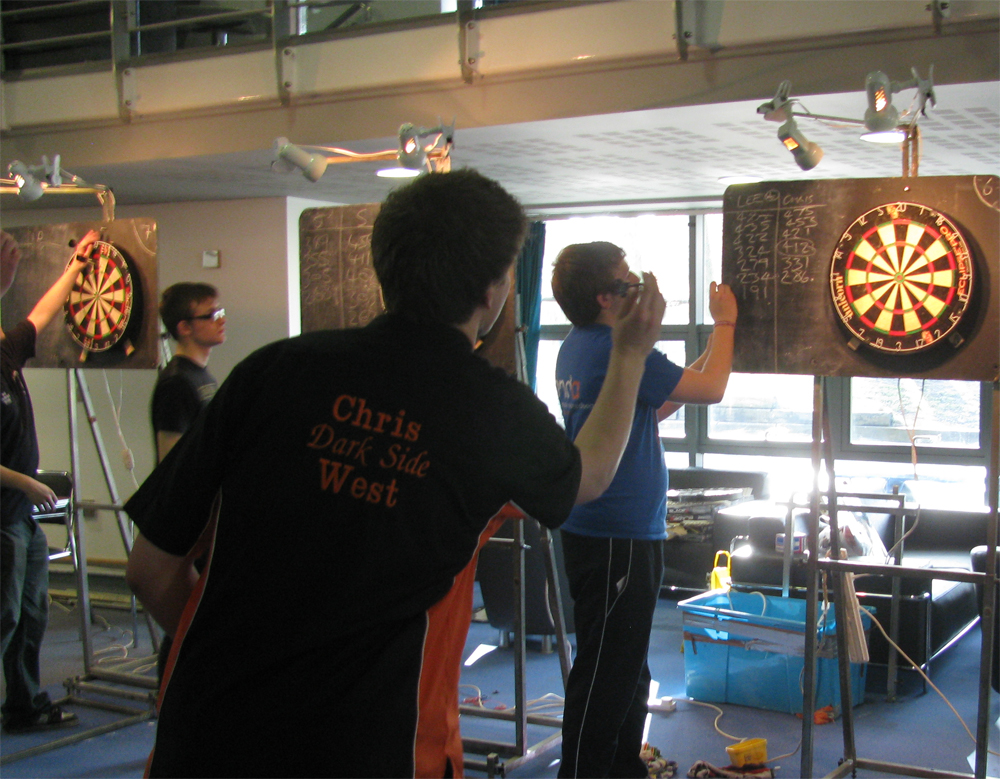
//> input picture compV/CW1/Sub3/dart8.jpg, 1000 x 779 px
$ ./hough   (built with g++ and OpenCV 4)
//> lines starting //> are read from the running program, lines starting //| are printed output that depends on the picture; after the words box and inside, x2 and y2 are one past the last pixel; in counts of white or black regions, pixels touching at a corner belong together
//> further down, input is the input picture: 779 rows x 1000 cols, CV_8UC3; mean B, G, R 83.3, 90.1, 95.6
#include <stdio.h>
#include "opencv2/objdetect/objdetect.hpp"
#include "opencv2/opencv.hpp"
#include "opencv2/core/core.hpp"
#include "opencv2/highgui/highgui.hpp"
#include "opencv2/imgproc/imgproc.hpp"
#include <iostream>
#include <stdio.h>
using namespace cv;

String cascade_name = "cascade.xml";
CascadeClassifier cascade;

Mat sobel (Mat input/*, Mat dx, Mat dy, Mat magnitude, Mat direction*/) {

  Mat dx(input.rows, input.cols, CV_32FC1, Scalar(0));
  Mat dy(input.rows, input.cols, CV_32FC1, Scalar(0));
  Mat magnitude(input.rows, input.cols, CV_32FC1, Scalar(0));
  Mat direction(input.rows, input.cols, CV_32FC1, Scalar(0));

  Mat kernelx = (Mat_<int>(3,3) << -1,0,1,-2,0,2,-1,0,1);
  Mat kernely = kernelx.t();

  for (int x = 1; x < input.rows - 1; x++) {
    for (int y = 1; y < input.cols - 1; y++) {

      float pixelx = 0;
      float pixely = 0;

      for (int i = -1; i < 2; i++) {
        for (int j = -1; j < 2; j++) {

          pixelx += input.at<uchar>(x+i, y+j) * kernelx.at<int>(i+1, j+1);
          pixely += input.at<uchar>(x+i, y+j) * kernely.at<int>(i+1, j+1);

        }
      }

      dx.at<float>(x,y) = pixelx;
      dy.at<float>(x,y) = pixely;
      magnitude.at<float>(x, y) = sqrt((pixelx * pixelx) + (pixely * pixely));
      direction.at<float>(x, y) = atan2(pixely,pixelx);
    }
  }
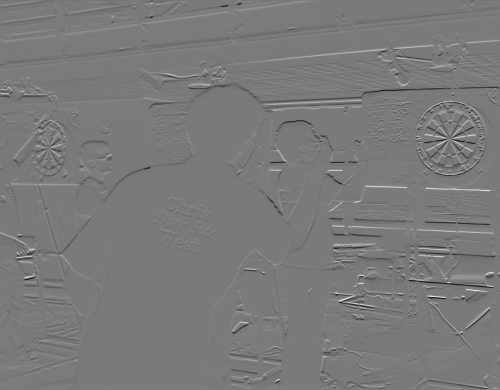
//> dy: 779 rows x 1000 cols, CV_32FC1 (shown at 1/2 size); min -733, max 793, mean -0.4; drawn with min black and max white
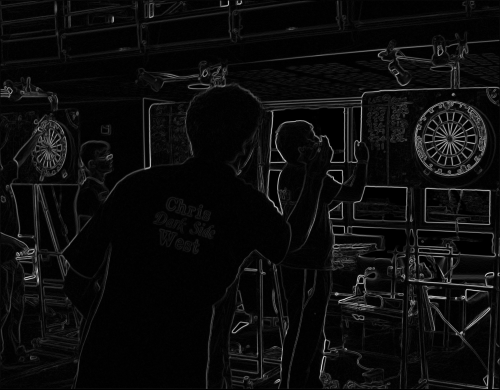
//> magnitude: 779 rows x 1000 cols, CV_32FC1 (shown at 1/2 size); min 0, max 877.2, mean 43.8; drawn with min black and max white
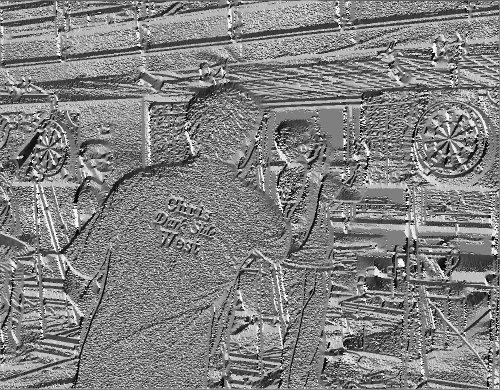
//> direction: 779 rows x 1000 cols, CV_32FC1 (shown at 1/2 size); min -3.14, max 3.14, mean 0.0524; drawn with min black and max white

  normalize(dx, dx, 0, 255, NORM_MINMAX);
  normalize(dy, dy, 0, 255, NORM_MINMAX);
  normalize(magnitude, magnitude, 0, 255, NORM_MINMAX);
  // normalize(direction, direction, 0 , 255, NORM_MINMAX);

  imwrite("dx.jpg", dx);
  imwrite("dy.jpg", dy);
  imwrite("magnitude.jpg", magnitude);

  return direction;
}

void threshold(Mat input, int val) {
//> called with val = 30

  Mat output(input.rows, input.cols, CV_8UC1, Scalar(0));

  for (int i = 0; i < input.rows; i++) {
    for (int j = 0; j < input.cols; j++) {

      if (input.at<uchar>(i, j) > val) {
        output.at<uchar>(i, j) = 255;
      }
      else {
        output.at<uchar>(i, j) = 0;
      }
    }
  }
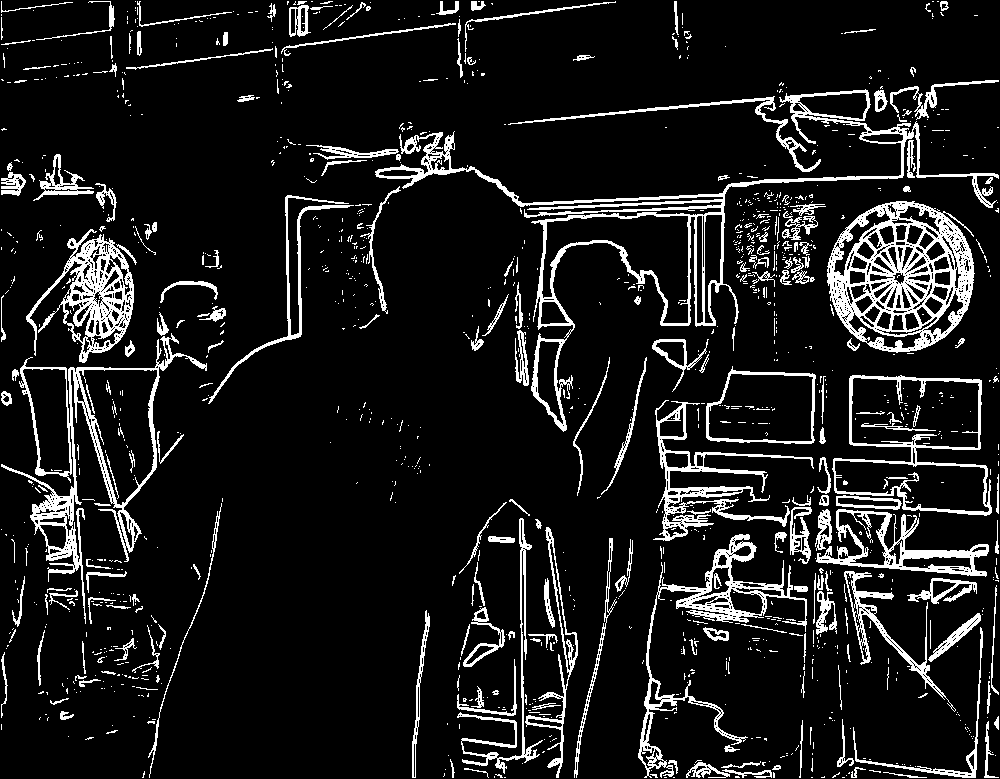
//> output: 779 rows x 1000 cols, CV_8UC1; 10.7% white; 1225 white regions (985 under 20 px), largest, box (x1, y1, x2, y2) and area: (375, 89, 999, 432) 10676, (827, 201, 975, 353) 9510, (1, 333, 207, 624) 5993
  imwrite("threshold.jpg", output);
}

int ***malloc3dArray(int dim1, int dim2, int dim3)
{
//> called with dim1 = 779, dim2 = 1000, dim3 = 90
    int i, j, k;
    int ***array = (int ***) malloc(dim1 * sizeof(int **));
    for (i = 0; i < dim1; i++) {
        array[i] = (int **) malloc(dim2 * sizeof(int *));
	for (j = 0; j < dim2; j++) {
  	    array[i][j] = (int *) malloc(dim3 * sizeof(int));
	}
    }
    return array;
}

vector<Rect> hough(Mat threshold, Mat direction, int radius) {

  Mat output(threshold.rows, threshold.cols, CV_32FC1, Scalar(0));
  // int accumulator[threshold.rows][threshold.cols][100];
  int ***accumulator = malloc3dArray(threshold.rows,threshold.cols,radius);
  for (int i = 0; i < threshold.rows; i++) {
    for (int j = 0; j < threshold.cols; j++) {
      for (int r = 0; r < radius; r++) {
        accumulator[i][j][r] = 0;
      }
    }
  }

  for (int x = 0; x < threshold.rows; x++) {
    for (int y = 0; y < threshold.cols; y++) {
      if (threshold.at<uchar>(x, y) == 255) {
        for (int r = 5; r <= radius; r++) {

          int xo = x + r * sin(direction.at<float>(x, y));
          int yo = y + r * cos(direction.at<float>(x, y));

          if (xo >= 0 && yo >= 0 && xo < threshold.rows && yo < threshold.cols) {
            output.at<float>(xo, yo) += 1;
            accumulator[xo][yo][r] += 1;
          }

          int xon = x - r * sin(direction.at<float>(x, y));
          int yon = y - r * cos(direction.at<float>(x, y));

          if (xon >= 0 && yon >= 0 && xon < threshold.rows && yon < threshold.cols) {
            output.at<float>(xon, yon) += 1;
            accumulator[xon][yon][r] += 1;
          }

        }
      }
    }
  }
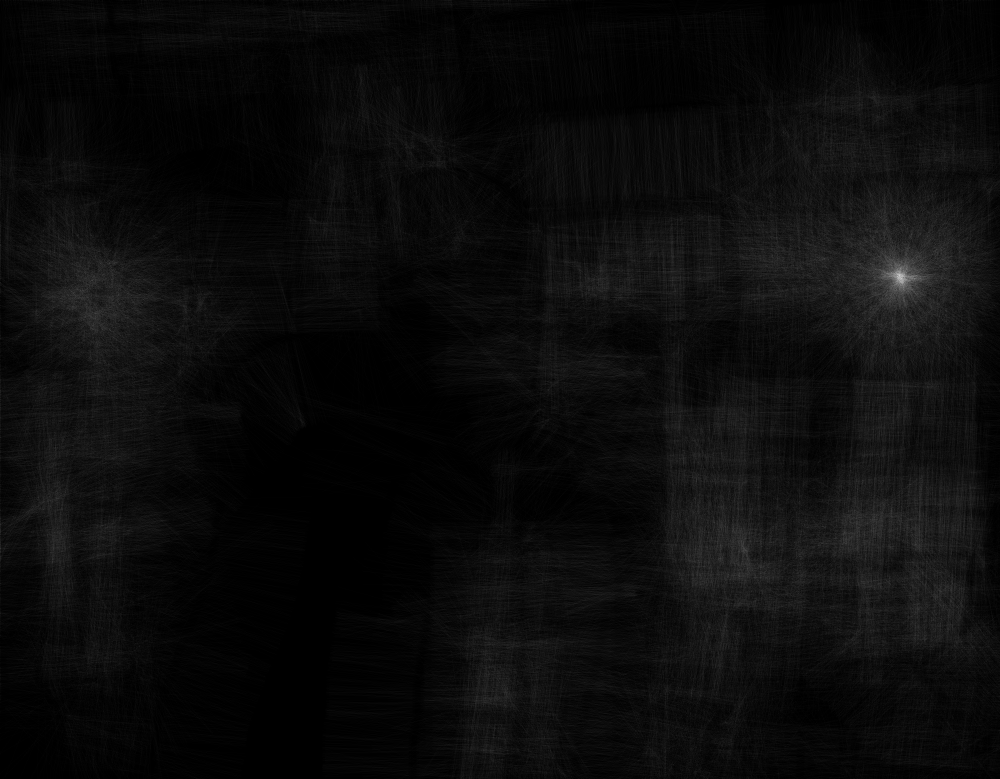
//> output: 779 rows x 1000 cols, CV_32FC1; min 0, max 206, mean 11.3

  normalize(output, output, 0, 255, NORM_MINMAX);
  std::vector<Rect> img;
  for (int i = 0; i < output.rows; i++) {
    for (int j = 0; j < output.cols; j++) {
      if (output.at<float>(i, j) == 255) {
        int maxRadius = 0;
        int temp = 0;
        for (int r = 0; r < radius; r++) {
          if (accumulator[i][j][r] > temp) {
            temp = accumulator[i][j][r];
            maxRadius = r;
          }
        }
        circle(output, Point(j, i), maxRadius, Scalar(0, 0, 255), 2);
        img.push_back(Rect((j-maxRadius) % output.cols, (i-maxRadius) % output.rows, 2*maxRadius % output.cols, 2*maxRadius % output.rows));
      }
    }
  }

  // imwrite("dart7hough.jpg", output);
  return img;
}


void detectAndDisplay( Mat input )
{
  //Real dartboards
  std::vector<Rect> img0;
  img0.push_back(Rect(442, 12, 151, 169));

  std::vector<Rect> img1;
  img1.push_back(Rect(191, 130, 203, 193));

  std::vector<Rect> img2;
  img2.push_back(Rect(106, 98, 84, 84));

  std::vector<Rect> img3;
  img3.push_back(Rect(326, 149, 64, 67));

  std::vector<Rect> img4;
  img4.push_back(Rect(186, 96, 182, 212));

  std::vector<Rect> img5;
  img5.push_back(Rect(430, 139, 114, 117));

  std::vector<Rect> img6;
  img6.push_back(Rect(212, 117, 63, 64));

  std::vector<Rect> img7;
  img7.push_back(Rect(257, 174, 133, 138));

  std::vector<Rect> img8;
  img8.push_back(Rect(63, 251, 63, 97));
  img8.push_back(Rect(845, 218, 110, 116));

  std::vector<Rect> img9;
  img9.push_back(Rect(210, 49, 228, 226));

  std::vector<Rect> img10;
  img10.push_back(Rect(90, 106, 99, 109));
  img10.push_back(Rect(588, 137, 55, 77));
  img10.push_back(Rect(919, 150, 31, 65));

  std::vector<Rect> img11;
  img11.push_back(Rect(179, 108, 51, 73));
  img11.push_back(Rect(214, 255, 15, 19));
  img11.push_back(Rect(441, 113, 56, 75));

  std::vector<Rect> img12;
  img12.push_back(Rect(165, 77, 51, 141));

  std::vector<Rect> img13;
  img13.push_back(Rect(282, 120, 118, 129));

  std::vector<Rect> img14;
  img14.push_back(Rect(124, 103, 120, 122));
  img14.push_back(Rect(991, 100, 119, 116));

  std::vector<Rect> img15;
  img15.push_back(Rect(158, 59, 128, 138));

  int width,height;

  Mat gray_image;
  cvtColor( input, gray_image, CV_BGR2GRAY );

  Mat direction = sobel(gray_image);

  Mat magnitude = imread("magnitude.jpg", 0);
  threshold(magnitude, 30);

  Mat threshold = imread("threshold.jpg", 0);

  std::vector<Rect> imgDetected = hough(threshold, direction, 90);

	for( int i = 0; i < img8.size();i++)
	{
		rectangle(input, Point(img8[i].x, img8[i].y), Point(img8[i].x + img8[i].width, img8[i].y + img8[i].height), Scalar( 0, 0, 255 ), 2);
	}
  std::vector<Rect> dartboards;
  cascade.detectMultiScale( gray_image, dartboards, 1.1, 1, 0|CV_HAAR_SCALE_IMAGE, Size(50, 50), Size(500, 500) );
//> dartboards = 12 Rects (x, y, width, height), first 8: [50, 516, 58, 58], [887, 182, 71, 71], [841, 222, 110, 110], [604, 166, 82, 82], [652, 203, 84, 84], [37, 209, 109, 109], [490, 678, 84, 84], [24, 350, 130, 130]

  std::vector<Rect> accurateViola;
  for (int i = 0; i < imgDetected.size(); i++) {
    int found = 0;
		for (int j = 0; j < dartboards.size(); j++) {
			Rect r1(imgDetected[i].x, imgDetected[i].y,imgDetected[i].width,imgDetected[i].height);
			Rect r2(dartboards[j].x, dartboards[j].y,dartboards[j].width,dartboards[j].height);
			Rect intersection = r1 & r2;
			Rect unionA = r1 | r2;
			float iWidth = intersection.width;
			float iHeight = intersection.height;
			float uWidth = unionA.width;
			float uHeight = unionA.height;
			float areaRatio = (iWidth * iHeight) / (uWidth * uHeight);

			if (areaRatio >= 0.175f) {
        accurateViola.push_back(Rect(imgDetected[i].x + imgDetected[i].width/2 - dartboards[j].width/2, imgDetected[i].y + imgDetected[i].height/2 - dartboards[j].height/2, dartboards[j].width, dartboards[j].height));
        found = 1;
        break;
			 }
       if(found == 1) break;
       }
		}
//> this loop made 0 passes
  for( int i = 0; i < accurateViola.size(); i++ ) {
    rectangle(input, accurateViola[i], Scalar(0, 255, 0), 2);
  }
  std::cout << accurateViola.size() << std::endl;
//| 0

  float truePositives = 0;
  float falsePositives = 0;
  float falseNegatives = 0;
  int size = img8.size();
  for (int i = 0; i < accurateViola.size(); i++) {
		int correct = 0;
		for (int j = 0; j < img8.size(); j++) {
			Rect r1(accurateViola[i].x, accurateViola[i].y,accurateViola[i].width,accurateViola[i].height);
			Rect r2(img8[j].x, img8[j].y,img8[j].width,img8[j].height);
			Rect intersection = r1 & r2;
			Rect unionA = r1 | r2;
			float iWidth = intersection.width;
			float iHeight = intersection.height;
			float uWidth = unionA.width;
			float uHeight = unionA.height;
			float areaRatio = (iWidth * iHeight) / (uWidth * uHeight);
			if (areaRatio >= 0.25f) {
				correct = 1;
				truePositives += 1;
				printf("IOU is %f\n",areaRatio);
        img8.erase(img8.begin() + j);
			 }
		}
		if (correct == 0) {
			falsePositives++;
		}
		falseNegatives = size-truePositives;
	}
//> after the loop, truePositives = 0; falsePositives = 0
	float recall = truePositives/(truePositives+falseNegatives);
//> recall = nan
	float precision = truePositives/(truePositives+falsePositives);
//> precision = nan
	float f1score = 2*((recall*precision)/(recall+precision));
//> f1score = nan
	printf("Tpr: %f\n", recall);
//| Tpr: -nan
	printf("True positives: %f\n", truePositives);
//| True positives: 0.000000
	printf("False positives: %f\n", falsePositives);
//| False positives: 0.000000
  printf("False negatives: %f\n", falseNegatives);
//| False negatives: 0.000000
	printf("F1 score is: %f\n", f1score);
//| F1 score is: -nan
	// imwrite("dart10T.jpg", input);
}

int main() {
  Mat input = imread("dart8.jpg", 1);
  if( !cascade.load( cascade_name ) ){ printf("--(!)Error loading\n"); return -1; };
  detectAndDisplay(input);
  return 0;
}

$ run again, with compV/CW1/Sub3/dart0.jpg copied over compV/CW1/Sub3/dart8.jpg
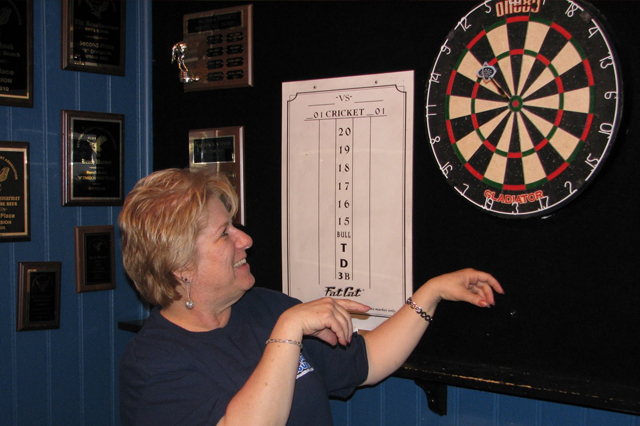
//> input picture compV/CW1/Sub3/dart0.jpg, 640 x 426 px
//> input is the input picture: 426 rows x 640 cols, CV_8UC3; mean B, G, R 55.7, 56.9, 65.9
//> after the loop in hough, `for (int i = 0; i < output.rows; i++)`:
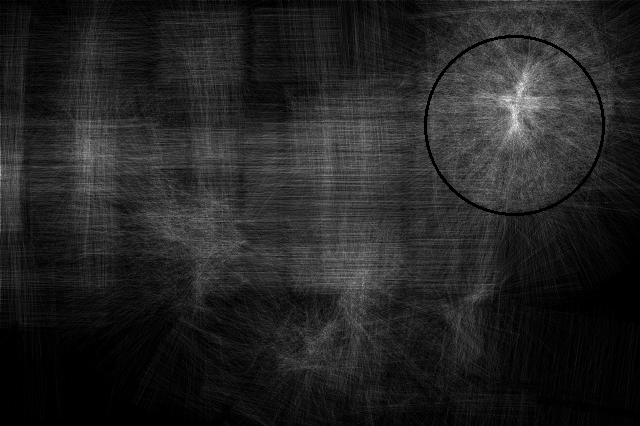
//> output: 426 rows x 640 cols, CV_32FC1; min 0, max 255, mean 35.5
//> after the loop in hough, `for (int i = 0; i < output.rows; i++)`: img = 1 Rect (x, y, width, height): [425, 36, 178, 178]
//> dartboards = 3 Rects (x, y, width, height): [348, 84, 57, 57], [183, 114, 76, 76], [438, 25, 148, 148]
//> the loop in detectAndDisplay, `for (int i = 0; i < imgDetected.size(); i++)` made 1 pass
//> found on pass 1: 1
//> after the loop in detectAndDisplay, `for (int i = 0; i < imgDetected.size(); i++)`: accurateViola = 1 Rect (x, y, width, height): [440, 51, 148, 148]
//> the loop in detectAndDisplay, `for( int i = 0; i < accurateViola.size(); i++ )` made 1 pass
//> after the loop in detectAndDisplay, `for( int i = 0; i < accurateViola.size(); i++ )`:
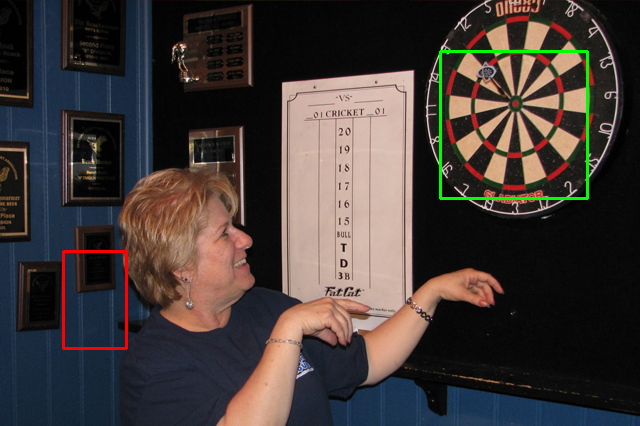
//> input: 426 rows x 640 cols, CV_8UC3; mean B, G, R 55.2, 58, 66.1
//| 1
//> the loop in detectAndDisplay, `for (int i = 0; i < accurateViola.size(); i++)` made 1 pass
//> (correct, truePositives, falsePositives, falseNegatives) on pass 1: (0, 0, 1, 2)
//> after the loop in detectAndDisplay, `for (int i = 0; i < accurateViola.size(); i++)`: truePositives = 0; falsePositives = 1
//> recall = 0
//> f1score = nan
//| Tpr: 0.000000
//| True positives: 0.000000
//| False positives: 1.000000
//| False negatives: 2.000000
//| F1 score is: -nan
